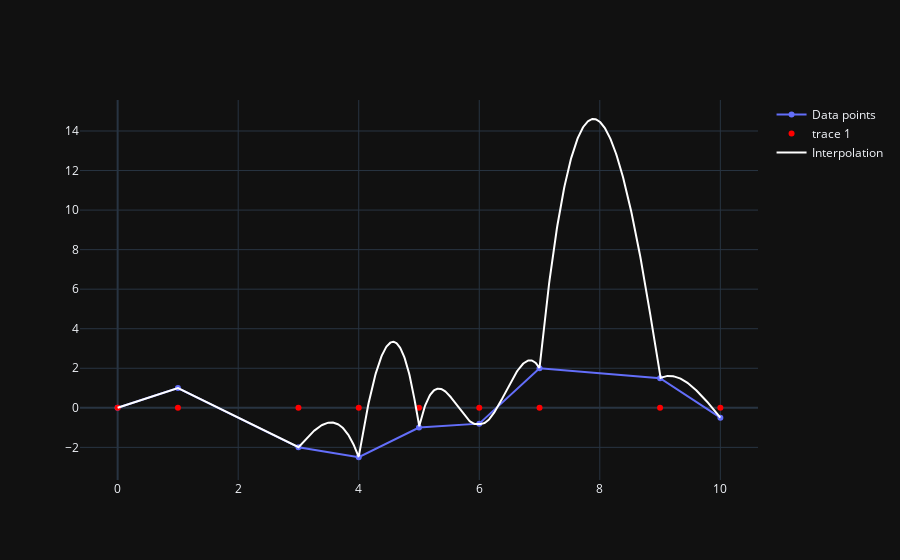

The notebook cell saved with this chart:
### Code cell
import numpy as np
import plotly.graph_objects as go

# P = np.array([ [x, np.sqrt(x)] for x in np.linspace(0, 100, 3)])
P = np.array([
    [0, 0],
    [1, 1],
    [3, -2],
    [4, -2.5],
    [5, -1],
    [6, -0.8],
    [7, 2],
    [9, 1.5],
    [10, -0.5]
])

n = P.shape[0] - 1

X = P[:, 0]
Y = P[:, 1]
print(f"X = {X.shape} {X}")
print(f"Y = {Y}")

tau = 0.01

h = np.zeros(n)
for i in range(n):
    h[i] = X[i + 1] - X[i]

print(f"h = {h}")

alpha = np.zeros(n)
for i in range(n):
    alpha[i] = 1 / h[i] - tau / np.sinh(tau * h[i])
print(f"alpha = {alpha}")

beta = np.zeros(n)
for i in range(n):
    beta[i] = tau * (1 / np.tanh(tau * h[i])) - 1 / h[i]
print(f"beta = {beta}")

gamma = np.zeros(n)
for i in range(n):
    gamma[i] = tau ** 2 / h[i] * (Y[i + 1] - Y[i])
print(f"gamma = {gamma}")

v = np.zeros(n + 1)
for i in range(1, n):
    v[i] = gamma[i] - gamma[i - 1]
print(f"v = {v}")

b = np.zeros(n + 1)
for i in range(1, n):
    b[i] = beta[i] + beta[i - 1]
print(f"b = {b}")

z = np.zeros(n + 1)
z[n] = 0
z[0] = 0
z[n - 1] = (gamma[n - 1] - gamma[n - 2]) / alpha[n - 1]

for i in range(n - 2, 2, -1):
    z[i] = 1 / alpha[i] * (v[i] - 1 / alpha[i + 1] * b[i - 1] * v[i - 1])
print(f"z = {z}")

tau2 = tau ** 2


def S(x):
    n = z.size - 1
    i = 0
    for j in range(n, -1, -1):
        if x - X[j] >= 0:
            i = j
            break
    if i >= n:
        i = n - 1
    return (z[i] * np.sinh(tau * (X[i + 1] - x)) + z[i + 1] * np.sinh(tau * (x - X[i]))) / (tau2 * np.sinh(tau * h[i])) + \
        (Y[i] - z[i]/tau2) * (X[i+1] - x) / h[i] + (Y[i+1] - z[i+1]/tau2)* (x - X[i])/h[i]


fig1 = go.Scatter(x=X, y=Y, name='Data points')
fig2 = go.Scatter(x=X, y=np.zeros(P.shape[0]), mode='markers', line=dict(color='red'))
XX = np.linspace(X[0], X[n], 1000)
YY = [S(x) for x in XX]
fig3 = go.Scatter(x=XX, y=YY, line=dict(color='white'), name='Interpolation')

fig = go.Figure(fig1)
fig.add_trace(fig2)
fig.add_trace(fig3)
fig.show()

### Figure 1 — Plotly figure (JSON) as saved in the notebook; plotly's stock layout.template omitted (floating-point values rounded to 4 significant figures; data arrays with more than 128 entries replaced by an {"elided": "..."} marker saying what was removed)
{"data": [{"name": "Data points", "x": [0.0, 1.0, 3.0, 4.0, 5.0, 6.0, 7.0, 9.0, 10.0], "y": [0.0, 1.0, -2.0, -2.5, -1.0, -0.8, 2.0, 1.5, -0.5], "type": "scatter"}, {"line": {"color": "red"}, "mode": "markers", "x": [0.0, 1.0, 3.0, 4.0, 5.0, 6.0, 7.0, 9.0, 10.0], "y": [0.0, 0.0, 0.0, 0.0, 0.0, 0.0, 0.0, 0.0, 0.0], "type": "scatter"}, {"line": {"color": "white"}, "name": "Interpolation", "x": {"elided": "1000 float values"}, "y": {"elided": "1000 float values"}, "type": "scatter"}], "layout": {}}
